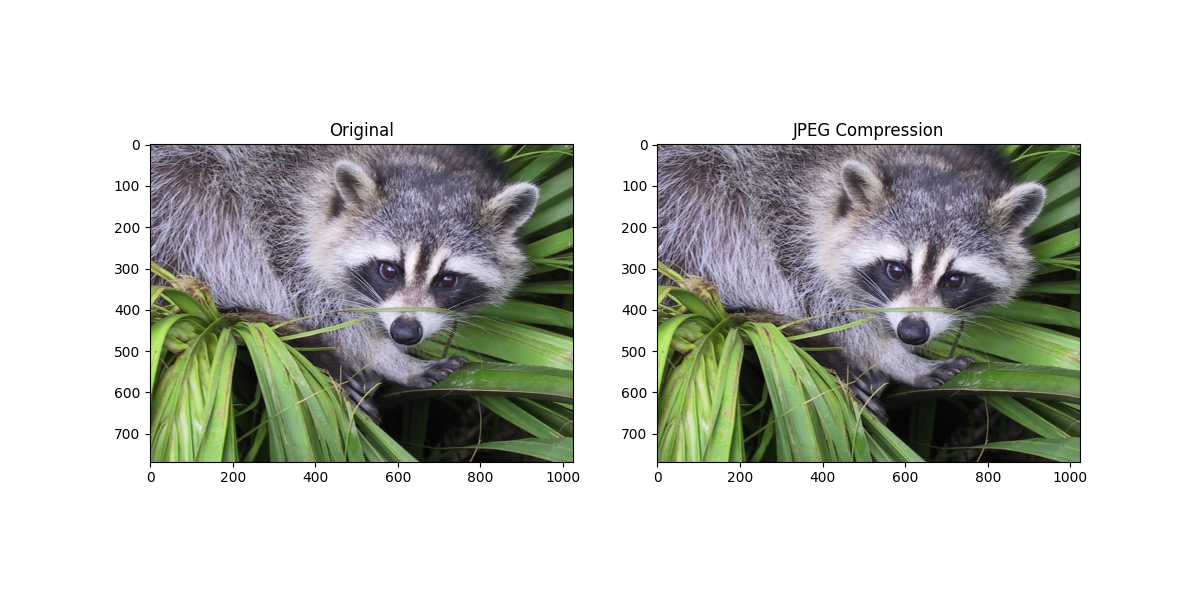

Here is the Python script that generated this plot:
import numpy as np
import matplotlib.pyplot as plt
from scipy import misc
from scipy.fft import dctn, idctn

def add_padding(image, block_size):
    rows, cols, channels = image.shape
    pad_rows = (block_size - rows % block_size) % block_size
    pad_cols = (block_size - cols % block_size) % block_size
    padded_image = np.pad(image, ((0, pad_rows), (0, pad_cols), (0, 0)), mode='constant', constant_values=0)
    return padded_image, rows, cols

def remove_padding(padded_image, original_rows, original_cols):
    return padded_image[:original_rows, :original_cols, :]

def rgb_to_ycbcr(image):
    transform_matrix = np.array([
        [0.299, 0.587, 0.114],
        [-0.168736, -0.331264, 0.5],
        [0.5, -0.418688, -0.081312]
    ])
    ycbcr = np.dot(image, transform_matrix.T)
    ycbcr[:, :, [1, 2]] += 128
    return ycbcr

def ycbcr_to_rgb(image):
    inverse_transform_matrix = np.array([
        [1.0, 0.0, 1.402],
        [1.0, -0.344136, -0.714136],
        [1.0, 1.772, 0.0]
    ])
    rgb = np.dot(image - [0, 128, 128], inverse_transform_matrix.T)
    return np.clip(rgb, 0, 255).astype(np.uint8)

Q_jpeg = [
    [16, 11, 10, 16, 24, 40, 51, 61],
    [12, 12, 14, 19, 26, 28, 60, 55],
    [14, 13, 16, 24, 40, 57, 69, 56],
    [14, 17, 22, 29, 51, 87, 80, 62],
    [18, 22, 37, 56, 68, 109, 103, 77],
    [24, 35, 55, 64, 81, 104, 113, 92],
    [49, 64, 78, 87, 103, 121, 120, 101],
    [72, 92, 95, 98, 112, 100, 103, 99]
]
# Q_jpeg = [[17, 18, 24, 47, 99, 99, 99, 99],
#                           [18, 21, 26, 66, 99, 99, 99, 99],
#                           [24, 26, 56, 99, 99, 99, 99, 99],
#                           [47, 66, 99, 99, 99, 99, 99, 99],
#                           [99, 99, 99, 99, 99, 99, 99, 99],
#                           [99, 99, 99, 99, 99, 99, 99, 99],
#                           [99, 99, 99, 99, 99, 99, 99, 99],
#                           [99, 99, 99, 99, 99, 99, 99, 99]]

block_size = 8

X = misc.face()
print(X.shape)

# adaugam padding la imagine
X_padded, original_rows, original_cols = add_padding(X, block_size)
print(X_padded.shape)
# tranf imaginea din RGB în Y'CbCr
X_ycbcr_padded = rgb_to_ycbcr(X_padded)

X_jpeg_padded = np.zeros_like(X_ycbcr_padded, dtype=np.float32)
y_nnz, y_jpeg_nnz = 0, 0
print(X_jpeg_padded.shape)

# aplicam algoritmul JPEG pentru fiecare canal (Y, Cb, Cr)
rows_padded, cols_padded, channels = X_ycbcr_padded.shape
for ch in range(channels):
    for i in range(0, rows_padded, block_size):
        for j in range(0, cols_padded, block_size):
            block = X_ycbcr_padded[i:i + block_size, j:j + block_size, ch]

            dct_block = dctn(block)

            quantized_block = Q_jpeg * np.round(dct_block / Q_jpeg)

            reconstructed_block = idctn(quantized_block)

            y_nnz += np.count_nonzero(dct_block)
            y_jpeg_nnz += np.count_nonzero(quantized_block)

            # salvam blocul în imaginea JPEG finala
            X_jpeg_padded[i:i + block_size, j:j + block_size, ch] = reconstructed_block

# elimin padding-ul pentru a reveni la dimensiunea originala
X_jpeg = remove_padding(X_jpeg_padded, original_rows, original_cols)

# transf imaginea inapoi in RGB
X_jpeg_rgb = ycbcr_to_rgb(X_jpeg)

print('Componente în frecvență:' + str(y_nnz) +
      '\nComponente în frecvență după cuantizare: ' + str(y_jpeg_nnz))


plt.figure(figsize=(12, 6))
plt.subplot(121)
plt.imshow(X)
plt.title('Original')
plt.subplot(122)
plt.imshow(X_jpeg_rgb)
plt.title('JPEG Compression')
plt.savefig('ex2.png')
plt.show()
